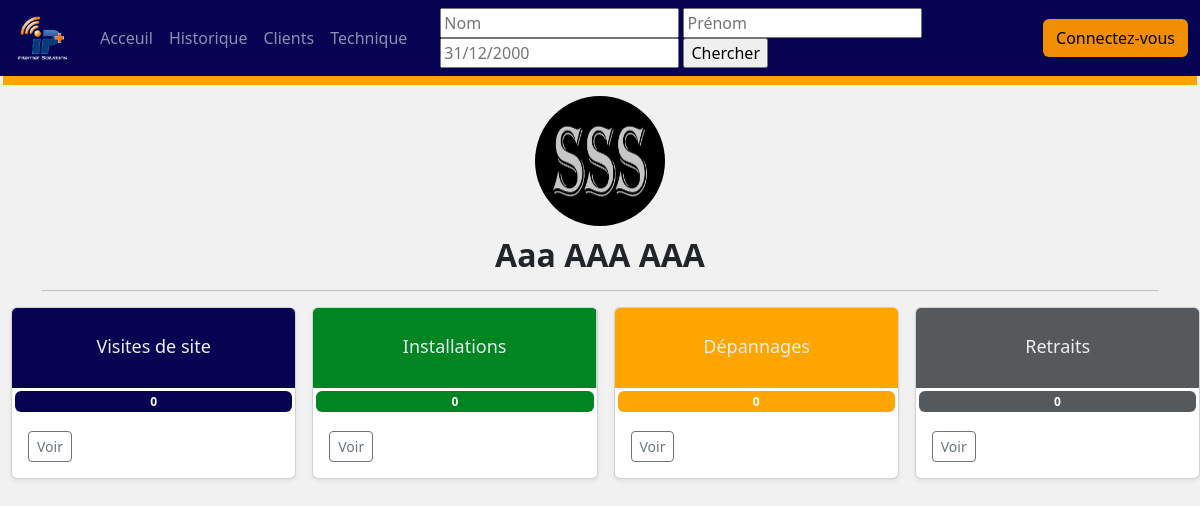
The app's page /info/10, older data.
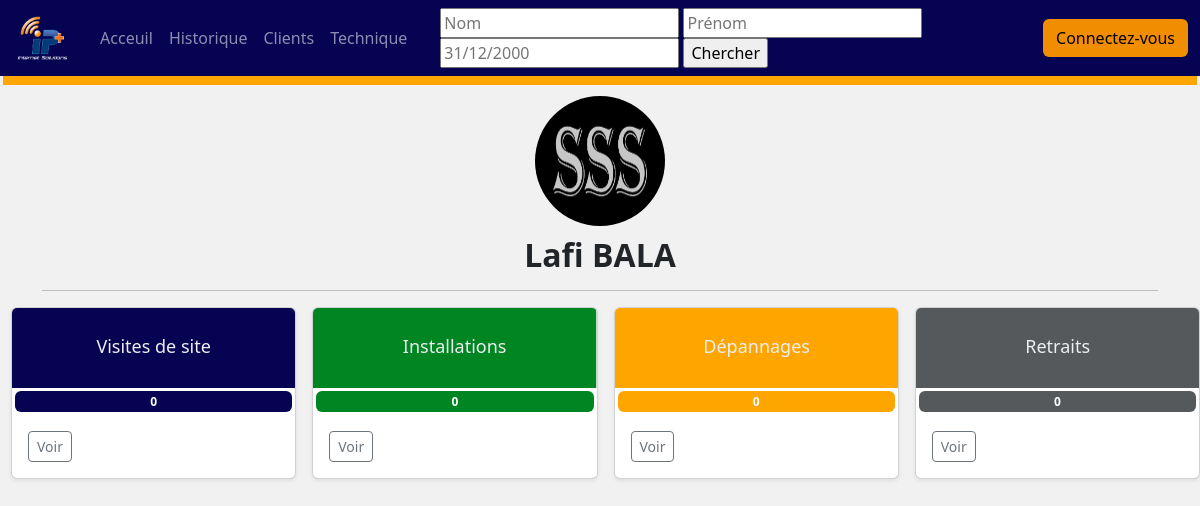
The same page, newer data.
### home/models.py (models this page shows)
class Employe(models.Model):
    choix = [
        ('DG', 'Directeur Générale'),
        ('DAF', 'Directeur Affaire Financière'),
        ('DT', 'Directeur Technique'),
        ('Ingénieur', 'Ingénieur'),
        ('Technicien', 'Technicien'),
        ('Commercial', 'Commercial'),
    ]
    first_name = models.CharField(max_length=30)
    last_name = models.CharField(max_length=40)
    job = models.CharField(max_length=20,choices=choix,default='Technicien')
    phone_number = models.IntegerField()
    leave = models.BooleanField(default=False)
    profil = models.ImageField(upload_to='profil',null=True,blank=True)
    def __str__(self):
        return f'{self.first_name} {self.last_name.upper()}'

### home/views.py (the view)
# urls.py: path('info/<int:id>', views.infoActEmploy, name='infoActEmploy'),
def infoActEmploy(request,id=0):
    context={'form':Personform()}
    temps=datetime.now()
    if request.method == 'POST':
        form = Personform(request.POST)
        if form.is_valid():
            nom=str(request.POST['last_name'])
            prenom=str(request.POST['first_name'])
            employe = False
            if nom != '':
                employe = Employe.objects.filter(last_name__icontains=nom)
            if prenom != '':
                employe = Employe.objects.filter(first_name__icontains=prenom)
            if employe:
                id=employe[0].id
            form_date = str(request.POST['date'])
            if form_date != "":
                temps = datetime.strptime(str(form_date), '%d/%m/%Y')
    else:
        context['form'] = Personform()
    if id == 0:
        context.update({
            'visites' : [],
            'nbr_visite' : 0,
            'installations' : [],
            'nbr_installation' : 0,
            'depannages' : [],
            'nbr_depannage' : 0,
            'retraits' : [],
            'nbr_retrait' : 0,
            'user' : "",
        })
    else :
        visite = Visite.objects.filter(employe__pk=id,date=temps)
        installation = Installation.objects.filter(employe__pk=id,date=temps)
        depannage = Depannage.objects.filter(employe__pk=id,date=temps)
        retrait = Retrait.objects.filter(employe__pk=id,date=temps)
        user = Employe.objects.filter(pk=id)
        context.update({
            'visites' : visite,
            'nbr_visite' : len(visite),
            'installations' : installation,
            'nbr_installation' : len(installation),
            'depannages' : depannage,
            'nbr_depannage' : len(depannage),
            'retraits' : retrait,
            'nbr_retrait' : len(retrait),
        })
        print(user)
        print(id)
        if user:
            context.update({'user' : user[0]})
        print(context)
    return render(request, 'home/infoActEmploy.html',context)

### home/forms.py
class Personform(forms.Form):
	last_name = 	forms.CharField(label="",max_length=100,required=False,widget= forms.TextInput(attrs={'placeholder':'Nom'}))
	first_name = 	forms.CharField(label="",max_length=100,required=False,widget= forms.TextInput(attrs={'placeholder':'Prénom'}))
	date = forms.DateField(label="",input_formats=['%d/%m/%Y'],required=False,widget= forms.TextInput(attrs={'placeholder':'31/12/2000'}))

### home/templates/home/infoActEmploy.html (shortened to what this page needs)
{% extends './base.html' %}
{% load static %}
    {% block recherche %}
      <form method="POST">
          {{form}}
        <input type="submit" value="Chercher">
      </form>
    {% endblock %}
    {% block content %}
        <br><br><br><br>
            <div class="container team">
                    <div class="col ajust">
                        <img src={% if user.profil %} {{user.profil.url}} {% else %} {% static 'image/perso.png' %} {% endif %} class="profil">
                      <h2>{{ user.first_name | title  }} {{ user.last_name |upper }}</h2>
                    </div>
                    <hr>
                </div>
            <div class="album  gris">
              <div>
                <div class="row g-3" style="margin-left: 3px ;">
                  <div class="col-lg-3 col-12">
                    <div class="card shadow-sm">
                      <svg class="bd-placeholder-img card-img-top" width="100%" height="80" xmlns="http://www.w3.org/2000/svg" role="img" aria-label="Placeholder: Thumbnail" preserveAspectRatio="xMidYMid slice" focusable="false"><title>Placeholder</title><rect width="100%" height="100%" fill="#060452"/><text x="50%" y="50%" fill="#eceeef" dy=".3em">Visites de site<span class="badge bleu">{{nbr_visite}}</span></text></svg>
                      <div class="card-body">
                        <a href="{% url 'historique'%}#v"><button type="button" class="btn btn-sm btn-outline-secondary">Voir</button></a>
                      </div>
                    </div>
                  </div>
                  <div class="col-lg-3 col-12">
                    <div class="card shadow-sm">
                      <svg class="bd-placeholder-img card-img-top" width="100%" height="80" xmlns="http://www.w3.org/2000/svg" role="img" aria-label="Placeholder: Thumbnail" preserveAspectRatio="xMidYMid slice" focusable="false"><title>Placeholder</title><rect width="100%" height="100%" fill="#008523"/><text x="50%" y="50%" fill="#eceeef" dy=".3em">Installations<span class="badge vert">{{nbr_installation}}</span></text></svg>
                      <div class="card-body">
                        <a href="{% url 'historique'%}#i"><button type="button" class="btn btn-sm btn-outline-secondary">Voir</button></a>
                      </div>
                    </div>
                  </div>
                  <div class="col-lg-3 col-12">
                    <div class="card shadow-sm">
                      <svg class="bd-placeholder-img card-img-top" width="100%" height="80" xmlns="http://www.w3.org/2000/svg" role="img" aria-label="Placeholder: Thumbnail" preserveAspectRatio="xMidYMid slice" focusable="false"><title>Placeholder</title><rect width="100%" height="100%" fill="orange"/><text x="50%" y="50%" fill="#eceeef" dy=".3em">Dépannages<span class="badge orange">{{nbr_depannage}}</span></text></svg>
                      <div class="card-body">
                         <a href="{% url 'historique'%}#d"><button type="button" class="btn btn-sm btn-outline-secondary">Voir</button></a>
                      </div>
                    </div>
                  </div>
                  <div class="col-lg-3 col-12">
                    <div class="card shadow-sm">
                      <svg class="bd-placeholder-img card-img-top" width="100%" height="80" xmlns="http://www.w3.org/2000/svg" role="img" aria-label="Placeholder: Thumbnail" preserveAspectRatio="xMidYMid slice" focusable="false"><title>Placeholder</title><rect width="100%" height="100%" fill="#55595c"/><text x="50%" y="50%" fill="#eceeef" dy=".3em">Retraits<span class="badge rouge">{{nbr_retrait}}</span></text></svg>
                      <div class="card-body">
                        <a href="{% url 'historique'%}#r"><button type="button" class="btn btn-sm btn-outline-secondary">Voir</button></a>
                      </div>
                    </div>
                  </div>
                </div>
              </div>
            </div>
    {% endblock %}>

Row changes from the older to the newer data that the page shows:
changed Employe: first_name "Aaa" → "Lafi"; last_name "AAA AAA" → "BALA"
